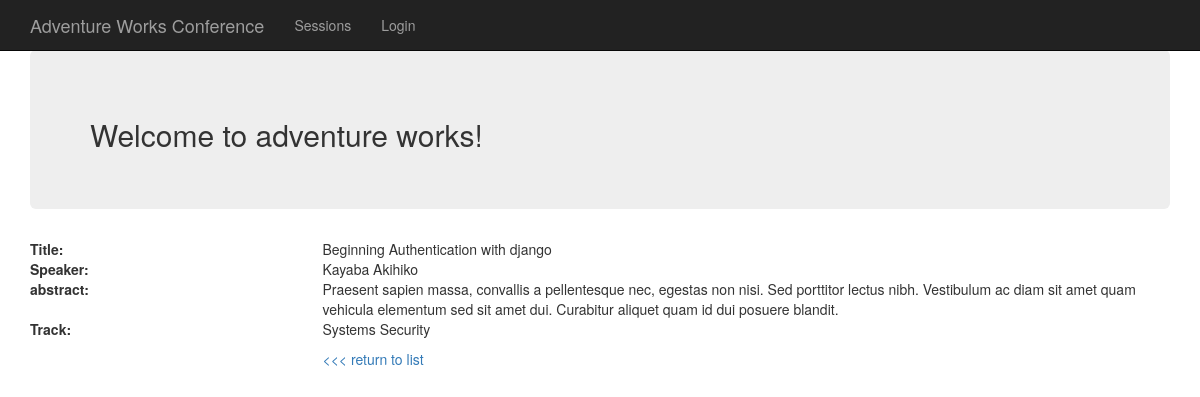
The page /conference/sessions/1/ on the database its author committed.
### app/models.py (models this page shows, shortened)
class Session(models.Model):
    title = models.CharField(max_length=40)
    abstract = models.TextField(max_length=2000)
    track = models.ForeignKey(Track)
    speaker = models.ForeignKey(Speaker)
    status = models.CharField(max_length=1, choices=SESSION_STATUSES)

class Speaker(models.Model):
    name = models.CharField(max_length=40)
    title = models.CharField(max_length=50)
    bio = models.TextField(max_length=1000)
    twitter = models.CharField(max_length=16, blank=True)
    facebook = models.CharField(max_length=50, blank=True)
    def __str__(self):
        return self.name

class Track(models.Model):
    title = models.CharField(max_length=50)
    description = models.TextField(max_length=1000)
    def __str__(self):
        return self.title

### app/views.py (the view)
# urls.py: url(r'^sessions/(?P<pk>[0-9]+)/$', views.SessionDetail.as_view(), name='session_detail'),
class SessionDetail(DetailView):
    model = Session
    context_object_name = 'session'
    template_name = 'app/session.html'

### app/templates/app/session.html
{% extends 'layout.html' %}
{% block content %}
<div class="row">
    <div class="col-md-3">
        <strong>Title: </strong>
    </div>
    <div class="col-md-9">{{ session.title}}</div>
</div>
<div class="row">
    <div class="col-md-3">
        <strong>Speaker: </strong>
    </div>
    <div class="col-md-9">{{ session.speaker}}</div>
</div>
<div class="row">
    <div class="col-md-3">
        <strong>abstract: </strong>
    </div>
    <div class="col-md-9">{{ session.abstract}}</div>
</div>
<div class="row">
    <div class="col-md-3">
        <strong>Track: </strong>
    </div>
    <div class="col-md-9">{{ session.track}}</div>
</div>
<div class="row">
    <p>
        <div class="col-md-3 col-md-offset-3">
             <a href="{% url 'app:session_list' %}"> <<< return to list</a>
        </div>
    </p>
</div>
{% endblock %}

### app/static/app/css/starter-template.css (style rules this page uses)
body { padding-top: 50px; }

### rows shown on the page
Session: title "Beginning Authentication with django", speaker "Kayaba Akihiko", abstract "Praesent sapien massa, convallis a pellentesque nec, egestas non nisi. Sed porttitor lectus nibh. Vestibulum ac diam sit amet quam vehicula elementum sed sit amet dui. Curabitur aliquet quam id dui posuere blandit.", track "Systems Security"
